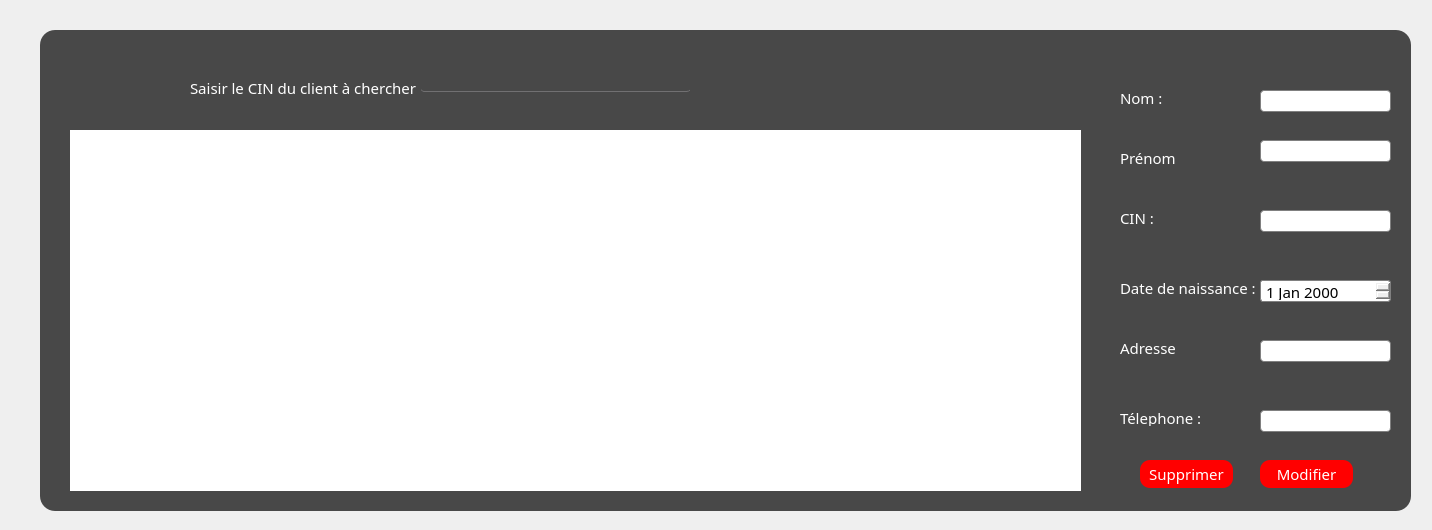
<?xml version="1.0" encoding="UTF-8"?>
<ui version="4.0">
 <class>Client</class>
 <widget class="QDialog" name="Client">
  <property name="geometry">
   <rect>
    <x>0</x>
    <y>0</y>
    <width>1432</width>
    <height>530</height>
   </rect>
  </property>
  <property name="windowTitle">
   <string> Hotel</string>
  </property>
  <property name="windowIcon">
   <iconset resource="image.qrc">
    <normaloff>:/projetimages/projetimages/e.png</normaloff>:/projetimages/projetimages/e.png</iconset>
  </property>
  <property name="styleSheet">
   <string notr="true">QTableView {
 selection-background-color:red;
border-radius:15px;
}
QComboBox:editable {
    background: white;
}

QComboBox:!editable, QComboBox::drop-down:editable {
     background: qlineargradient(x1: 0, y1: 0, x2: 0, y2: 1,
                                 stop: 0 #E1E1E1, stop: 0.4 #DDDDDD,
                                 stop: 0.5 #D8D8D8, stop: 1.0 #D3D3D3);
}

QComboBox:!editable:on, QComboBox::drop-down:editable:on {
    background: qlineargradient(x1: 0, y1: 0, x2: 0, y2: 1,
                                stop: 0 #D3D3D3, stop: 0.4 #D8D8D8,
                                stop: 0.5 #DDDDDD, stop: 1.0 #E1E1E1);
}

QComboBox:on { /* shift the text when the popup opens */
    padding-top: 3px;
    padding-left: 4px;
}
QLineEdit#cherclientutil_txt
{
background:transparent;
border:none;
color:#717072;
border-bottom:1px solid #717072;
}
QComboBox::drop-down {
    subcontrol-origin: padding;
    subcontrol-position: top right;
    width: 15px;

    border-left-width: 1px;
    border-left-color: darkgray;
    border-left-style: solid; /* just a single line */
    border-top-right-radius: 3px; /* same radius as the QComboBox */
    border-bottom-right-radius: 3px;
}
QComboBox {
    border: 1px solid gray;
    border-radius: 3px;
    padding: 1px 18px 1px 3px;
    min-width: 6em;
}
QDateEdit {
    border: 1px solid gray;
    border-radius: 3px;
    padding: 1px 18px 1px 3px;
    min-width: 6em;
}
QLineEdit
{

    border: 1px solid gray;
    border-radius: 4px;
    padding: 1px 18px 1px 3px;
    min-width: 6em;
}
QDialog#Client
{
	background-image:url(:/projetimages/projetimages/a.jpg);

}
*{
font-family:centry gothlic ;
font-size:15px;
}
#frame
{

	background:rgba(0,0,0,0.7);
border-radius:15px;
}


QPushButton
 {
     background-color: red;

     border-radius: 10px;

 }

#label{
color:white;
background:transparent;

}

#label_2
{
color:white;
background:transparent;

}


#label_3{
color:white;
background:transparent;

}

#label_4{
color:white;
background:transparent;

}

#label_5{
color:white;
background:transparent;

}

#label_6{
color:white;
background:transparent;

}


#label_7{
color:white;
background:transparent;

}



QPushButton
{
color:white;

border-raduis:15px;
}
QPushButton#modifierc_btn:hover
{
color: white;
border-radius:15px;
background:rgb(255, 85, 127);
}
QPushButton#supprimer_btn:hover
{
color: white;
border-radius:15px;
background:rgb(255, 85, 127);
}
</string>
  </property>
  <widget class="QFrame" name="frame">
   <property name="geometry">
    <rect>
     <x>40</x>
     <y>30</y>
     <width>1371</width>
     <height>481</height>
    </rect>
   </property>
   <property name="frameShape">
    <enum>QFrame::StyledPanel</enum>
   </property>
   <property name="frameShadow">
    <enum>QFrame::Raised</enum>
   </property>
   <widget class="QLabel" name="label_3">
    <property name="geometry">
     <rect>
      <x>1080</x>
      <y>180</y>
      <width>55</width>
      <height>16</height>
     </rect>
    </property>
    <property name="text">
     <string>CIN :</string>
    </property>
   </widget>
   <widget class="QLabel" name="label_4">
    <property name="geometry">
     <rect>
      <x>1080</x>
      <y>250</y>
      <width>151</width>
      <height>16</height>
     </rect>
    </property>
    <property name="text">
     <string>Date de naissance : </string>
    </property>
   </widget>
   <widget class="QPushButton" name="modifierc_btn">
    <property name="geometry">
     <rect>
      <x>1220</x>
      <y>430</y>
      <width>93</width>
      <height>28</height>
     </rect>
    </property>
    <property name="focusPolicy">
     <enum>Qt::NoFocus</enum>
    </property>
    <property name="text">
     <string>Modifier</string>
    </property>
   </widget>
   <widget class="QLabel" name="label_6">
    <property name="geometry">
     <rect>
      <x>1080</x>
      <y>380</y>
      <width>81</width>
      <height>16</height>
     </rect>
    </property>
    <property name="text">
     <string>Télephone :</string>
    </property>
   </widget>
   <widget class="QLabel" name="label_5">
    <property name="geometry">
     <rect>
      <x>1080</x>
      <y>310</y>
      <width>55</width>
      <height>16</height>
     </rect>
    </property>
    <property name="text">
     <string>Adresse :</string>
    </property>
   </widget>
   <widget class="QLineEdit" name="adressec_txt">
    <property name="geometry">
     <rect>
      <x>1220</x>
      <y>310</y>
      <width>131</width>
      <height>22</height>
     </rect>
    </property>
   </widget>
   <widget class="QDateEdit" name="datenaissancec_txt">
    <property name="geometry">
     <rect>
      <x>1220</x>
      <y>250</y>
      <width>131</width>
      <height>22</height>
     </rect>
    </property>
   </widget>
   <widget class="QTableView" name="tableViewC">
    <property name="geometry">
     <rect>
      <x>30</x>
      <y>100</y>
      <width>1011</width>
      <height>361</height>
     </rect>
    </property>
   </widget>
   <widget class="QLineEdit" name="cinc_txt">
    <property name="geometry">
     <rect>
      <x>1220</x>
      <y>180</y>
      <width>131</width>
      <height>22</height>
     </rect>
    </property>
   </widget>
   <widget class="QLabel" name="label_2">
    <property name="geometry">
     <rect>
      <x>1080</x>
      <y>120</y>
      <width>55</width>
      <height>16</height>
     </rect>
    </property>
    <property name="text">
     <string>Prénom :</string>
    </property>
   </widget>
   <widget class="QLineEdit" name="prenomc_txt">
    <property name="geometry">
     <rect>
      <x>1220</x>
      <y>110</y>
      <width>131</width>
      <height>22</height>
     </rect>
    </property>
   </widget>
   <widget class="QLabel" name="label">
    <property name="geometry">
     <rect>
      <x>1080</x>
      <y>60</y>
      <width>55</width>
      <height>16</height>
     </rect>
    </property>
    <property name="text">
     <string>Nom :</string>
    </property>
   </widget>
   <widget class="QLineEdit" name="nomc_txt">
    <property name="geometry">
     <rect>
      <x>1220</x>
      <y>60</y>
      <width>131</width>
      <height>22</height>
     </rect>
    </property>
   </widget>
   <widget class="QLineEdit" name="telephonec_txt">
    <property name="geometry">
     <rect>
      <x>1220</x>
      <y>380</y>
      <width>131</width>
      <height>22</height>
     </rect>
    </property>
   </widget>
   <widget class="QLineEdit" name="cherclientutil_txt">
    <property name="geometry">
     <rect>
      <x>380</x>
      <y>40</y>
      <width>271</width>
      <height>22</height>
     </rect>
    </property>
   </widget>
   <widget class="QLabel" name="label_7">
    <property name="geometry">
     <rect>
      <x>150</x>
      <y>50</y>
      <width>231</width>
      <height>16</height>
     </rect>
    </property>
    <property name="text">
     <string>Saisir le CIN du client à chercher :</string>
    </property>
   </widget>
   <widget class="QPushButton" name="supprimer_btn">
    <property name="geometry">
     <rect>
      <x>1100</x>
      <y>430</y>
      <width>93</width>
      <height>28</height>
     </rect>
    </property>
    <property name="focusPolicy">
     <enum>Qt::NoFocus</enum>
    </property>
    <property name="text">
     <string>Supprimer</string>
    </property>
   </widget>
  </widget>
 </widget>
 <resources>
  <include location="image.qrc"/>
 </resources>
 <connections/>
</ui>
